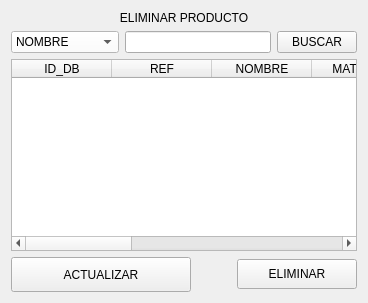
               <widget class="QWidget" name="delet_pag">
                <layout class="QVBoxLayout" name="verticalLayout_12">
                 <item>
                  <widget class="QLabel" name="tit_del_lab">
                   <property name="text">
                    <string>ELIMINAR PRODUCTO</string>
                   </property>
                   <property name="alignment">
                    <set>Qt::AlignCenter</set>
                   </property>
                  </widget>
                 </item>
                 <item>
                  <layout class="QHBoxLayout" name="horizontalLayout_8">
                   <item>
                    <widget class="QComboBox" name="comboBox">
                     <property name="styleSheet">
                      <string notr="true">background-color: rgb(255, 255, 255);
font:14px &quot;Arial Black&quot;;</string>
                     </property>
                     <item>
                      <property name="text">
                       <string>NOMBRE</string>
                      </property>
                     </item>
                     <item>
                      <property name="text">
                       <string>REFERENCIA</string>
                      </property>
                     </item>
                     <item>
                      <property name="text">
                       <string>MATERIAL</string>
                      </property>
                     </item>
                     <item>
                      <property name="text">
                       <string>PRECIO</string>
                      </property>
                     </item>
                    </widget>
                   </item>
                   <item>
                    <widget class="QLineEdit" name="nam_sear_del_line"/>
                   </item>
                   <item>
                    <widget class="QPushButton" name="search_del_bt">
                     <property name="minimumSize">
                      <size>
                       <width>20</width>
                       <height>10</height>
                      </size>
                     </property>
                     <property name="text">
                      <string>BUSCAR</string>
                     </property>
                     <property name="icon">
                      <iconset>
                       <normaloff>Imagenes/preferencessystemsearch_94404 (1).png</normaloff>Imagenes/preferencessystemsearch_94404 (1).png</iconset>
                     </property>
                     <property name="iconSize">
                      <size>
                       <width>30</width>
                       <height>30</height>
                      </size>
                     </property>
                    </widget>
                   </item>
                  </layout>
                 </item>
                 <item>
                  <widget class="QTableWidget" name="del_table_prod">
                   <column>
                    <property name="text">
                     <string>ID_DB</string>
                    </property>
                   </column>
                   <column>
                    <property name="text">
                     <string>REF</string>
                    </property>
                   </column>
                   <column>
                    <property name="text">
                     <string>NOMBRE</string>
                    </property>
                   </column>
                   <column>
                    <property name="text">
                     <string>MATERIAL</string>
                    </property>
                   </column>
                   <column>
                    <property name="text">
                     <string>PRECIO</string>
                    </property>
                   </column>
                   <column>
                    <property name="text">
                     <string>COMPRADO</string>
                    </property>
                   </column>
                   <column>
                    <property name="text">
                     <string>UTILIDAD</string>
                    </property>
                   </column>
                   <column>
                    <property name="text">
                     <string>CANTIDAD</string>
                    </property>
                   </column>
                   <column>
                    <property name="text">
                     <string>GRUPO</string>
                    </property>
                   </column>
                  </widget>
                 </item>
                 <item>
                  <layout class="QHBoxLayout" name="horizontalLayout_9">
                   <item>
                    <widget class="QPushButton" name="del_show">
                     <property name="minimumSize">
                      <size>
                       <width>180</width>
                       <height>35</height>
                      </size>
                     </property>
                     <property name="text">
                      <string>ACTUALIZAR</string>
                     </property>
                     <property name="icon">
                      <iconset>
                       <normaloff>Imagenes/vcsupdaterequired_93493.png</normaloff>Imagenes/vcsupdaterequired_93493.png</iconset>
                     </property>
                     <property name="iconSize">
                      <size>
                       <width>30</width>
                       <height>30</height>
                      </size>
                     </property>
                    </widget>
                   </item>
                   <item>
                    <spacer name="horizontalSpacer_7">
                     <property name="orientation">
                      <enum>Qt::Horizontal</enum>
                     </property>
                     <property name="sizeHint" stdset="0">
                      <size>
                       <width>40</width>
                       <height>20</height>
                      </size>
                     </property>
                    </spacer>
                   </item>
                   <item>
                    <widget class="QPushButton" name="pagdel_bt">
                     <property name="minimumSize">
                      <size>
                       <width>120</width>
                       <height>30</height>
                      </size>
                     </property>
                     <property name="text">
                      <string>ELIMINAR</string>
                     </property>
                     <property name="icon">
                      <iconset>
                       <normaloff>Imagenes/trash_delete_remove_recycle_bin_icon_176367.png</normaloff>Imagenes/trash_delete_remove_recycle_bin_icon_176367.png</iconset>
                     </property>
                     <property name="iconSize">
                      <size>
                       <width>30</width>
                       <height>30</height>
                      </size>
                     </property>
                    </widget>
                   </item>
                  </layout>
                 </item>
                </layout>
               </widget>
